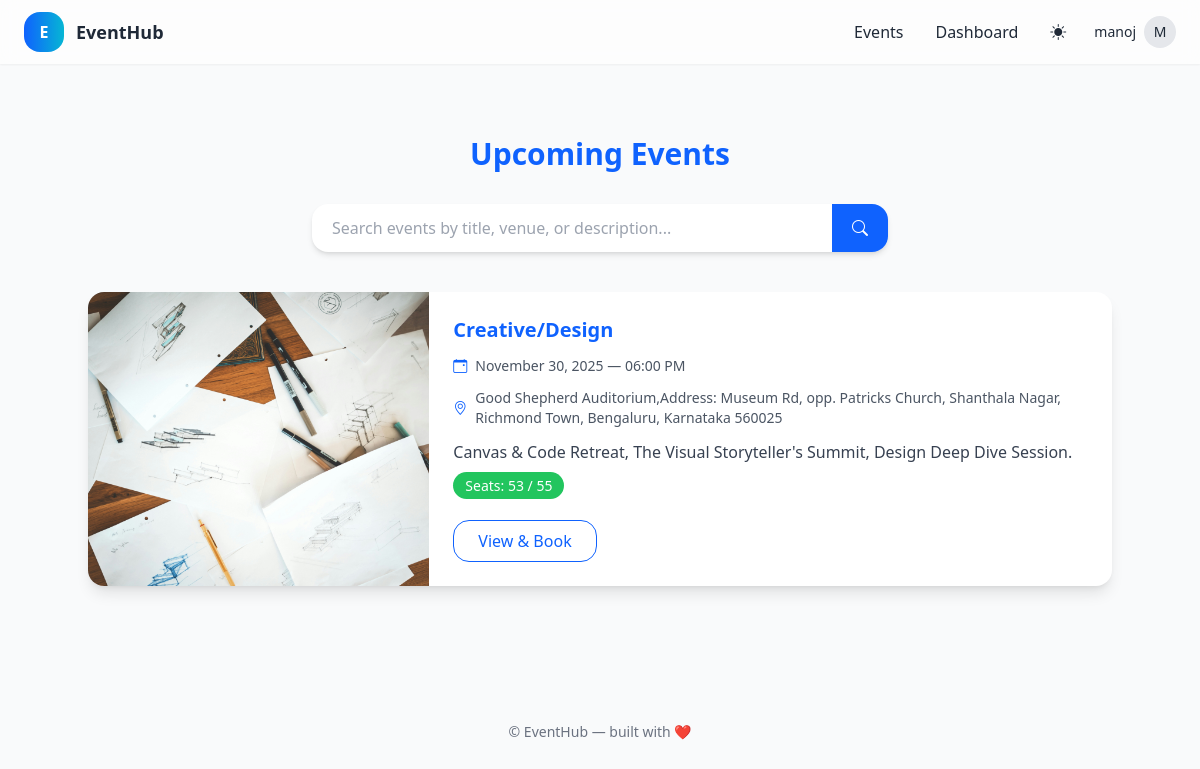
The app's page / (signed in) with its own data.
### events/models.py (models this page shows, shortened)
class Event(models.Model):
    title = models.CharField(max_length=200)
    description = models.TextField()
    date = models.DateField()
    time = models.TimeField()
    venue = models.CharField(max_length=255)
    max_seats = models.IntegerField()
    image = models.ImageField(upload_to='event_images/', blank=True, null=True)
    created_at = models.DateTimeField(auto_now_add=True)
    @property
    def available_seats(self):
        booked_seats = self.booking_set.count()
        return self.max_seats - booked_seats
    @property
    def is_fully_booked(self):
        return self.available_seats <= 0

### events/views.py (the view)
# urls.py: path('', views.EventListView.as_view(), name='event_list'),
class EventListView(ListView):
    model = Event
    template_name = 'events/event_list.html'
    context_object_name = 'events'
    ordering = ['date', 'time']
    def get_queryset(self):
        queryset = Event.objects.filter(date__gte=date.today())
        query = self.request.GET.get('q')
        if query:
            queryset = queryset.filter(
                Q(title__icontains=query) |
                Q(description__icontains=query) |
                Q(venue__icontains=query)
            ).distinct()
        return queryset.order_by('date', 'time')

### events/templates/events/event_list.html (shortened to what this page needs)
{% extends "base.html" %}
{% block content %}
<div class="py-10">
    <h1 class="text-3xl font-bold text-center text-primary mb-8">
        Upcoming Events
    </h1>
    <div class="flex justify-center mb-10">
        <form method="get" action="{% url 'event_list' %}"
              class="flex w-full max-w-xl bg-white dark:bg-gray-800 shadow-md rounded-xl overflow-hidden">
            <input type="text"
                   name="q"
                   placeholder="Search events by title, venue, or description..."
                   value="{{ request.GET.q|default:'' }}"
                   class="flex-1 px-5 py-3 bg-transparent focus:outline-none
                          text-gray-700 dark:text-gray-100">
            <button class="px-5 bg-primary text-white hover:bg-primary/90">
                <i class="bi bi-search"></i>
            </button>
        </form>
    </div>
    <div class="space-y-8 max-w-5xl mx-auto">
        {% for event in events %}
        <div class="bg-white dark:bg-gray-800 shadow-lg rounded-2xl overflow-hidden flex flex-col md:flex-row">
            <div class="md:w-1/3 h-52 md:h-auto">
                {% if event.image %}
                    <img src="{{ event.image.url }}"
                         class="w-full h-full object-cover" />
                {% else %}
                    <div class="w-full h-full flex items-center justify-center
                                bg-gray-200 dark:bg-gray-700 text-gray-500">
                        No Image
                    </div>
                {% endif %}
            </div>
            <div class="flex-1 p-6 flex flex-col space-y-3">
                <h2 class="text-xl font-semibold text-primary">
                    {{ event.title }}
                </h2>
                <p class="flex items-center gap-2 text-gray-600 dark:text-gray-300 text-sm">
                    <i class="bi bi-calendar-event text-primary"></i>
                    {{ event.date|date:"F d, Y" }} — {{ event.time|time:"h:i A" }}
                </p>
                <p class="flex items-center gap-2 text-gray-600 dark:text-gray-300 text-sm">
                    <i class="bi bi-geo-alt text-primary"></i>
                    {{ event.venue }}
                </p>
                <p class="text-gray-700 dark:text-gray-300">
                    {{ event.description|truncatechars:110 }}
                </p>
                <p class="text-sm font-medium">
                    {% if event.is_fully_booked %}
                        <span class="px-3 py-1 bg-red-500 text-white rounded-xl">
                            Fully Booked
                        </span>
                    {% else %}
                        <span class="px-3 py-1 bg-green-500 text-white rounded-xl">
                            Seats: {{ event.available_seats }} / {{ event.max_seats }}
                        </span>
                    {% endif %}
                </p>
                <div class="pt-3">
                    <a href="{% url 'event_detail' event.pk %}"
                       class="inline-block px-6 py-2 rounded-xl border border-primary text-primary
                              hover:bg-primary hover:text-white transition font-medium
                              {% if event.is_fully_booked %} opacity-50 cursor-not-allowed {% endif %}">
                        View & Book
                    </a>
                </div>
            </div>
        </div>
        {% endfor %}
    </div>
</div>
{% endblock %}

### templates/base.html (shortened to what this page needs)
<!doctype html>
<html lang="en" class="antialiased">
<head>
  <script src="https://cdn.tailwindcss.com"></script>
  <link rel="stylesheet" href="https://cdn.jsdelivr.net/npm/bootstrap-icons@1.10.5/font/bootstrap-icons.css">
</head>
<body class="bg-gray-50 dark:bg-gray-900 text-gray-800 dark:text-gray-100">
  <header class="bg-white/60 dark:bg-gray-800/60 backdrop-blur sticky top-0 z-40 shadow-sm">
    <div class="max-w-7xl mx-auto px-6">
      <div class="flex items-center justify-between h-16">
        <a href="{% url 'event_list' %}" class="flex items-center gap-3">
          <span class="inline-block w-10 h-10 rounded-xl bg-gradient-to-r from-primary to-accent
                       flex items-center justify-center text-white font-bold">E</span>
          <span class="hidden sm:inline-block font-semibold text-lg">EventHub</span>
        </a>
        <div class="flex items-center gap-3">
          <nav class="hidden md:flex items-center gap-2">
            <a href="{% url 'event_list' %}" class="px-3 py-2 rounded-md hover:bg-gray-100 dark:hover:bg-gray-700">
              Events
            </a>
            {% if user.is_authenticated and user.is_superuser %}
            <a href="{% url 'admin_dashboard' %}"
               class="px-3 py-2 rounded-md hover:bg-gray-100 dark:hover:bg-gray-700">
               Dashboard
            </a>
            {% endif %}
          </nav>
          <button id="darkToggle" class="p-2 rounded-md hover:bg-gray-100 dark:hover:bg-gray-700">
            <i id="darkIcon" class="bi"></i>
          </button>
          {% if user.is_authenticated %}
            <a href="{% url 'profile_view' %}" class="flex items-center gap-2 ml-2">
              <span class="hidden sm:inline text-sm">{{ user.username }}</span>
              <span class="w-8 h-8 rounded-full bg-gray-200 dark:bg-gray-700
                           flex items-center justify-center text-sm">
                {{ user.username|slice:":1"|upper }}
              </span>
            </a>
          {% else %}
            <a href="{% url 'login' %}" class="text-sm px-3 py-2 rounded-md hover:bg-gray-100 dark:hover:bg-gray-700">
              Login
            </a>
          {% endif %}
        </div>
      </div>
    </div>
  </header>
  <main class="max-w-7xl mx-auto px-6 py-8">
    {% block content %}{% endblock %}
  </main>
  <footer class="mt-16 pb-8 text-center text-sm text-gray-500 dark:text-gray-400">
    © {{ now.year }} EventHub — built with ❤️
  </footer>
</body>
</html>

### templates/base.html (style rules this page uses)
img.object-cover { object-fit: cover; }

### records on screen
Event: image (picture), title "Creative/Design", date "November 30, 2025", time "06:00 PM", venue "Good Shepherd Auditorium,Address: Museum Rd, opp. Patricks Church, Shanthala Nagar, Richmond Town, Bengaluru, Karnataka 560025", description "Canvas & Code Retreat, The Visual Storyteller's Summit, Design Deep Dive Session.", available_seats "53", max_seats "55"

### other values on screen
{{ user.username }} "manoj"
{{ user.username|slice:":1"|upper }} "M"
